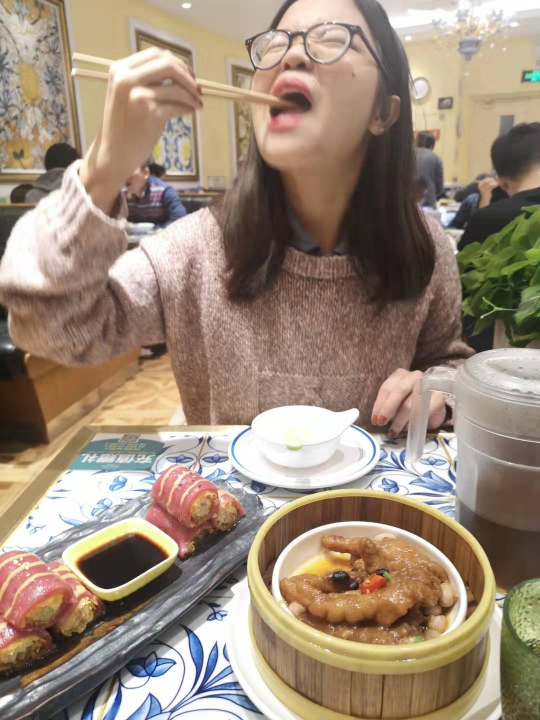
#> input picture yuchen.jpg, 1080 x 1440 px (shown at 1/2 size)
$ jupyter execute --allow-errors Untitled.ipynb
#> lines starting #> are read from the running program, lines starting #| are printed output that depends on the picture; after the words box and inside, x2 and y2 are one past the last pixel; in counts of white or black regions, pixels touching at a corner belong together; pictures that were not available may be replaced by others from this repository, and a replacement may not be noted
[cell 1]
import numpy as np
import cv2
import matplotlib.pyplot as plt
from sklearn.datasets import fetch_olivetti_faces

face_cascade = cv2.CascadeClassifier('haarcascade_frontalface_default.xml')
eye_cascade = cv2.CascadeClassifier('haarcascade_eye.xml')

img = cv2.imread('yuchen.jpg')
#> img is the input picture: shape (1440, 1080, 3); mean B, G, R 120.7, 138.2, 156.4
gray = cv2.cvtColor(img, cv2.COLOR_BGR2GRAY)
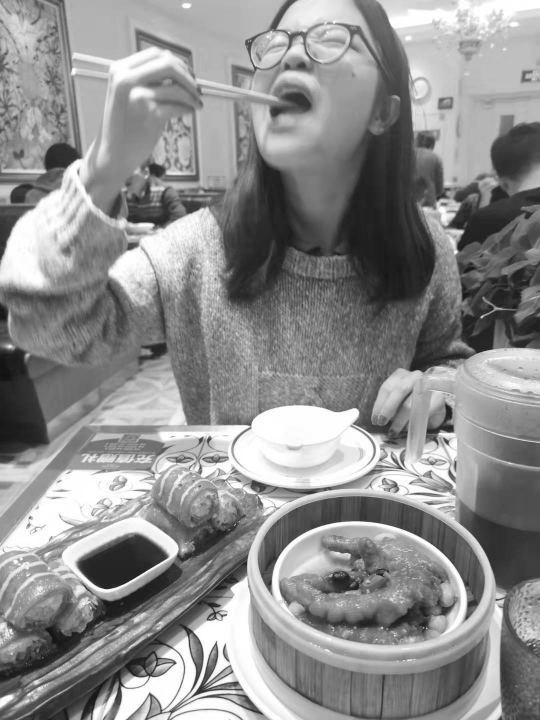
#> gray: shape (1440, 1080) (shown at 1/2 size); min 15, max 255, mean 141.6
faces = face_cascade.detectMultiScale(img,
                                      scaleFactor=1.2,
                                      minNeighbors=4,
                                      minSize=(10, 10),
                                      maxSize = (200,200) )
#> faces = ()


for (x,y,w,h) in faces:
    img = cv2.rectangle(img,(x,y),(x+w,y+h),(255,0,0),2)
    roi_gray = gray[y:y+h, x:x+w]
    roi_color = img[y:y+h, x:x+w]
    eyes = eye_cascade.detectMultiScale(roi_gray)
    for (ex,ey,ew,eh) in eyes:
        cv2.rectangle(roi_color,(ex,ey),(ex+ew,ey+eh),(0,255,0),2)
#> this loop made 0 passes

cv2.imshow('img',img)
k = cv2.waitKey(0)
#> (key Esc is pressed here)
if k == 27:         # wait for ESC key to exit
    cv2.destroyAllWindows()
elif k == ord('s'): # wait for 's' key to save and exit
    cv2.imwrite('messigray.png',img)
    cv2.destroyAllWindows()

[cell 2]
import cv2
import time
import numpy as np

# Create our body classifier

# Initiate video capture for video file
face_cascade = cv2.CascadeClassifier('haarcascade_frontalface_default.xml')
eye_cascade = cv2.CascadeClassifier('haarcascade_eye.xml')

cap = cv2.VideoCapture('yuchen.mp4')


# Loop once video is successfully loaded
while cap.isOpened():

    time.sleep(.05)
    # Read first frame
    ret, frame = cap.read()
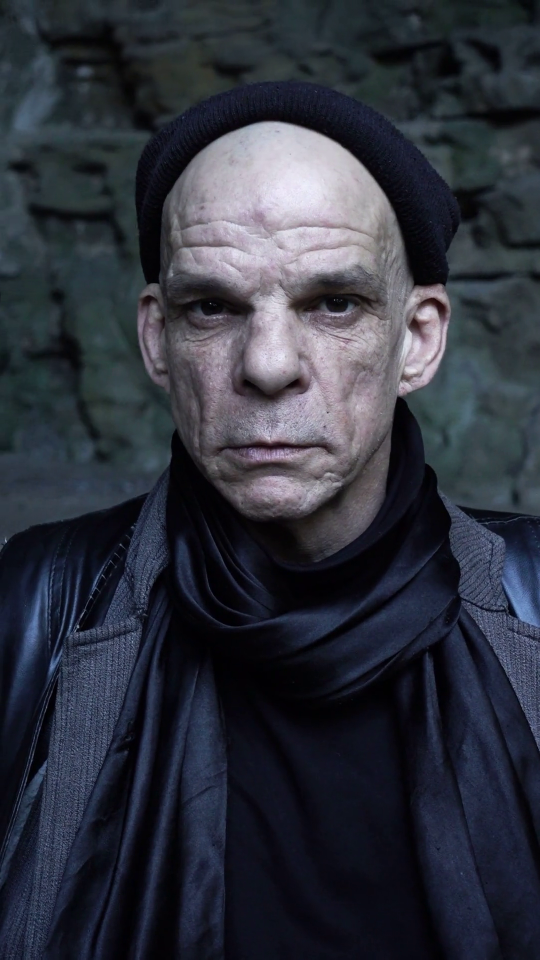
#> input picture frame 30 of Denis01.mp4, 1080 x 1920 px, given in place of yuchen.mp4, which was not available (shown at 1/2 size)
#> frame is the input picture: shape (1920, 1080, 3); mean B, G, R 61.3, 50.7, 47.2
    gray = cv2.cvtColor(frame, cv2.COLOR_BGR2GRAY)
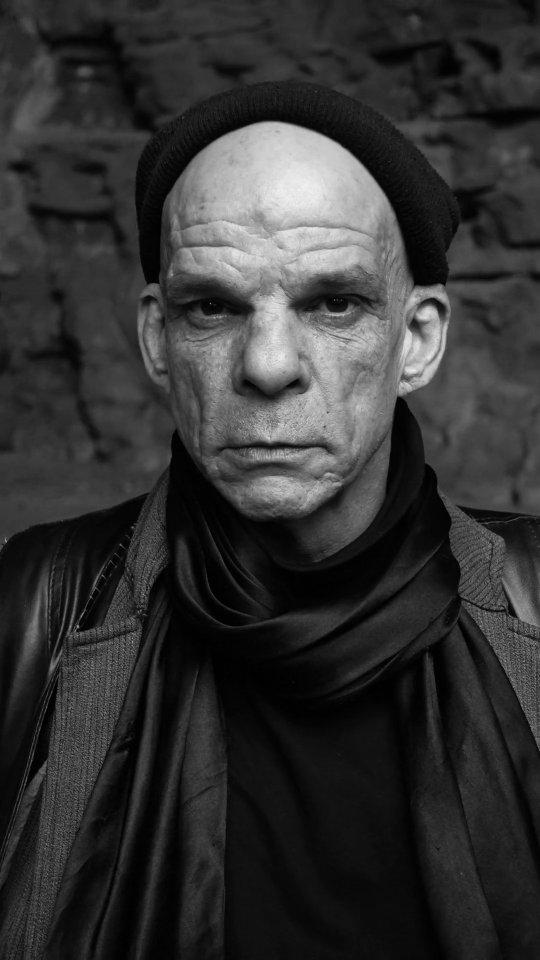
#> gray: shape (1920, 1080) (shown at 1/2 size); min 0, max 243, mean 50.8
    faces = face_cascade.detectMultiScale(gray, 1.1, 3)
#> faces = [[246, 1077, 92, 92], [213, 355, 660, 660]]

    for (x,y,w,h) in faces:
        cv2.rectangle(frame,(x,y),(x+w,y+h),(255,0,0),2)
        roi_gray = gray[y:y+h, x:x+w]
        roi_color = frame[y:y+h, x:x+w]
        eyes = eye_cascade.detectMultiScale(roi_gray)
        for (ex,ey,ew,eh) in eyes:
            cv2.rectangle(roi_color,(ex,ey),(ex+ew,ey+eh),(0,255,0),2)
        cv2.imshow('Yuchen', frame)
#> this loop made 2 passes
#> (x, y, w, h, eyes) on pass 2: (213, 355, 660, 660, [[178, 49, 23, 23], [59, 224, 50, 50]])
#> pass 1, `roi_gray = gray[y:y+h, x:x+w]`:
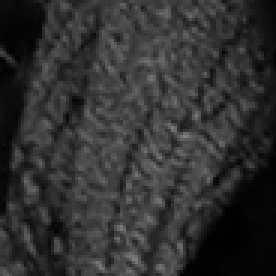
#> roi_gray: shape (92, 92) (shown 3 times larger); min 0, max 132, mean 48.6
#> pass 1, `roi_color = frame[y:y+h, x:x+w]`:
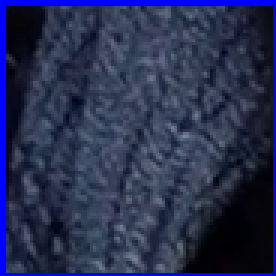
#> roi_color: shape (92, 92, 3) (shown 3 times larger); mean B, G, R 82.3, 46.6, 39.6
#> pass 1, `cv2.imshow('Yuchen', frame)`:
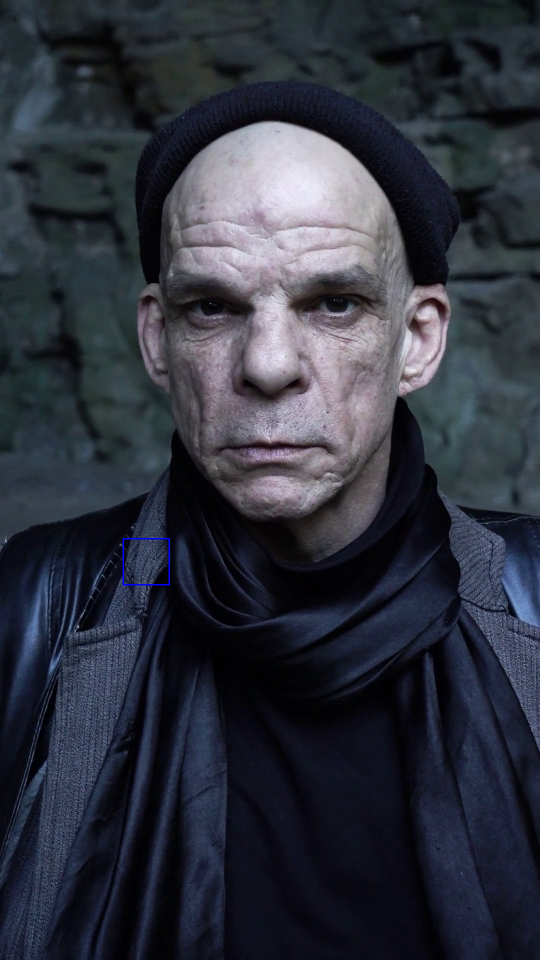
#> window 'Yuchen': shape (1920, 1080, 3) (shown at 1/2 size); mean B, G, R 61.4, 50.6, 47.1
#> pass 2, `roi_gray = gray[y:y+h, x:x+w]`:
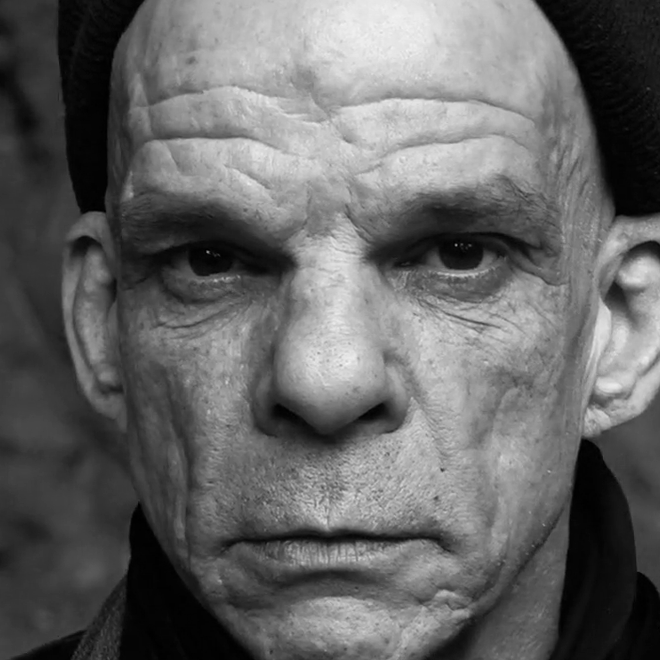
#> roi_gray: shape (660, 660); min 0, max 243, mean 101.3
#> after the loop:
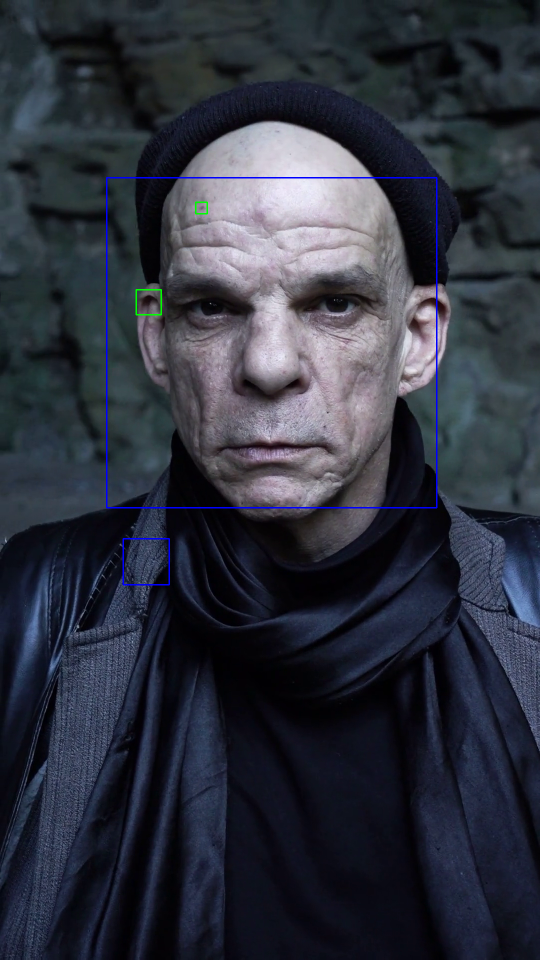
#> frame: shape (1920, 1080, 3) (shown at 1/2 size); 0.48% of pixels changed, all inside (x1, y1, x2, y2) = (212, 354, 875, 1171)
#> after the loop:
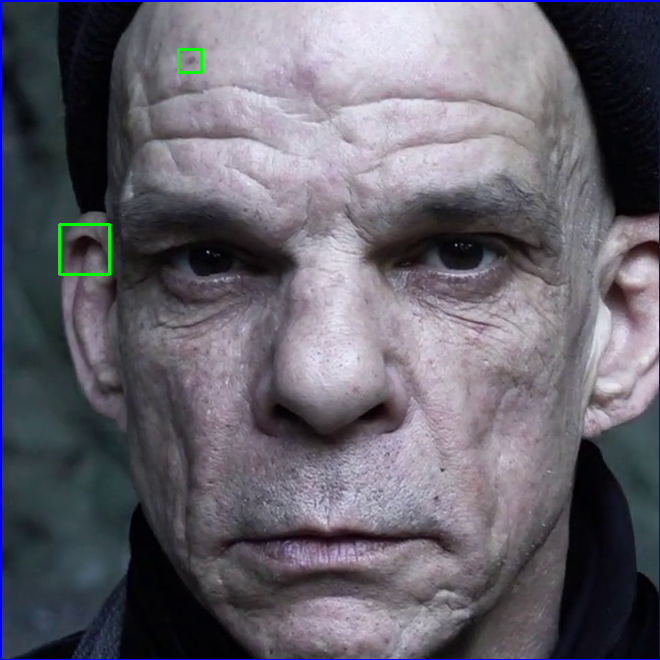
#> roi_color: shape (660, 660, 3); mean B, G, R 108.9, 99, 102
    # Extract bounding boxes for any bodies identified

    #for (x,y,w,h) in faces:
        #cv2.rectangle(frame, (x, y), (x+w, y+h), (0, 255, 255), 2)
        #cv2.imshow('Yuchen', frame)

    if cv2.waitKey(1) == 27: #ESC is the Enter Key
#> (key Esc is pressed here)
        break

cap.release()
cv2.destroyAllWindows()
